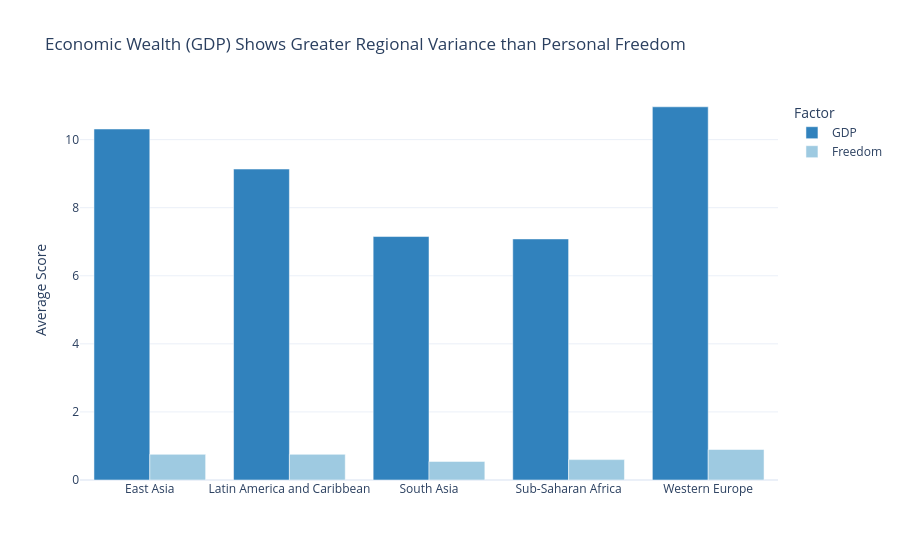

The cell this chart's notebook holds for it:
### Code cell
# Stretch goal — grouped bar chart
# YOUR CODE HERE
# 1. Prepare the data: Filter for specific regions and calculate averages
target_regions = ['Western Europe', 'Latin America and Caribbean', 'East Asia', 'Sub-Saharan Africa', 'South Asia']
df_filtered = df[df['Region'].isin(target_regions)]

# 2. Calculate mean for GDP and Freedom per region
df_grouped = df_filtered.groupby('Region')[['GDP', 'Freedom']].mean().reset_index()

# 3. Reshape the data so Plotly can group the bars
df_melted = df_grouped.melt(id_vars='Region', 
                            value_vars=['GDP', 'Freedom'], 
                            var_name='Factor', 
                            value_name='Average_Score')

# 4. Build the Grouped Bar Chart

fig3 = px.bar(df_melted, 

              x='Region', 

              y='Average_Score', 

              color='Factor', 

              barmode='group', # This creates the side-by-side "grouped" look

              title='Economic Wealth (GDP) Shows Greater Regional Variance than Personal Freedom',

              labels={'Average_Score': 'Average Score', 'Region': ''},

              template='plotly_white',

              color_discrete_map={'GDP': '#3182bd', 'Freedom': '#9ecae1'}) # Professional shades of blue



# Rule 1: Zero Baseline

fig3.update_yaxes(range=[0, df_melted['Average_Score'].max() + 0.2])



fig3.show()

### Figure 1 — Plotly figure (JSON) as saved in the notebook; plotly's stock layout.template omitted (floating-point values rounded to 4 significant figures)
{"data": [{"alignmentgroup": "True", "hovertemplate": "Factor=GDP<br>=%{x}<br>Average Score=%{y}<extra></extra>", "legendgroup": "GDP", "marker": {"color": "#3182bd", "pattern": {"shape": ""}}, "name": "GDP", "offsetgroup": "GDP", "orientation": "v", "showlegend": true, "textposition": "auto", "type": "bar", "x": ["East Asia", "Latin America and Caribbean", "South Asia", "Sub-Saharan Africa", "Western Europe"], "xaxis": "x", "y": [10.31, 9.135, 7.152, 7.082, 10.96], "yaxis": "y"}, {"alignmentgroup": "True", "hovertemplate": "Factor=Freedom<br>=%{x}<br>Average Score=%{y}<extra></extra>", "legendgroup": "Freedom", "marker": {"color": "#9ecae1", "pattern": {"shape": ""}}, "name": "Freedom", "offsetgroup": "Freedom", "orientation": "v", "showlegend": true, "textposition": "auto", "type": "bar", "x": ["East Asia", "Latin America and Caribbean", "South Asia", "Sub-Saharan Africa", "Western Europe"], "xaxis": "x", "y": [0.754, 0.7542, 0.5463, 0.5994, 0.8961], "yaxis": "y"}], "layout": {"barmode": "group", "legend": {"title": {"text": "Factor"}, "tracegroupgap": 0}, "title": {"text": "Economic Wealth (GDP) Shows Greater Regional Variance than Personal Freedom"}, "xaxis": {"anchor": "y", "domain": [0, 1], "title": {"text": ""}}, "yaxis": {"anchor": "x", "domain": [0, 1], "range": [0, 11.16], "title": {"text": "Average Score"}}}}
